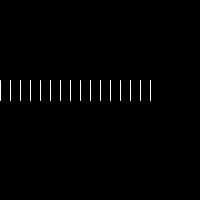
Frame 1 (no input)
Frame 60 (the mouse pressed at the canvas centre just before this capture): identical to frame 1, image omitted
Frame 120 (the mouse held since frame 60 and released just before this capture): identical to frame 1, image omitted

The Processing sketch that drew this single still picture (run headless with seeded random() and noise(); from frame 60 on, the mouse is pressed at the canvas centre):

// Processing sketch: example_6_5
// ── example_6_5.pde
// Learning Processing
// Daniel Shiffman
// http://www.learningprocessing.com

// Example 6-5: Another infinite loop. Don't do this!

int y = 80;        // Vertical location of each line
int x = 0;         // Horizontal location of first line
int spacing = 10;  // How far apart is each line
int len = 20;      // Length of each line
int endLegs = 150; // Where should the lines stop?

void setup() {
  size(200,200);
}

void draw() {
  background(0);
  stroke(255);
  x = 0;
  
  // The spacing variable, which sets the distance in between each line, is assigned a value equal to mouseX divided by two.
  // THIS LINE IS COMMENTED OUT SO THAT THE SKETCH DOES NOT CRASH
  // IF YOU PUT IT BACK IN THIS SKETCH WILL CRASH!
  // spacing = mouseX / 2; 
  
  // Exit Condition: when x is greater than endlegs.
  while (x <= endLegs) { 
    line(x,y,x,y + len);
    // Incrementation of x. 
    // x always increases by the value of spacing.
    //  What is the range of possible values for spacing?
    x = x + spacing; 
  }
}
